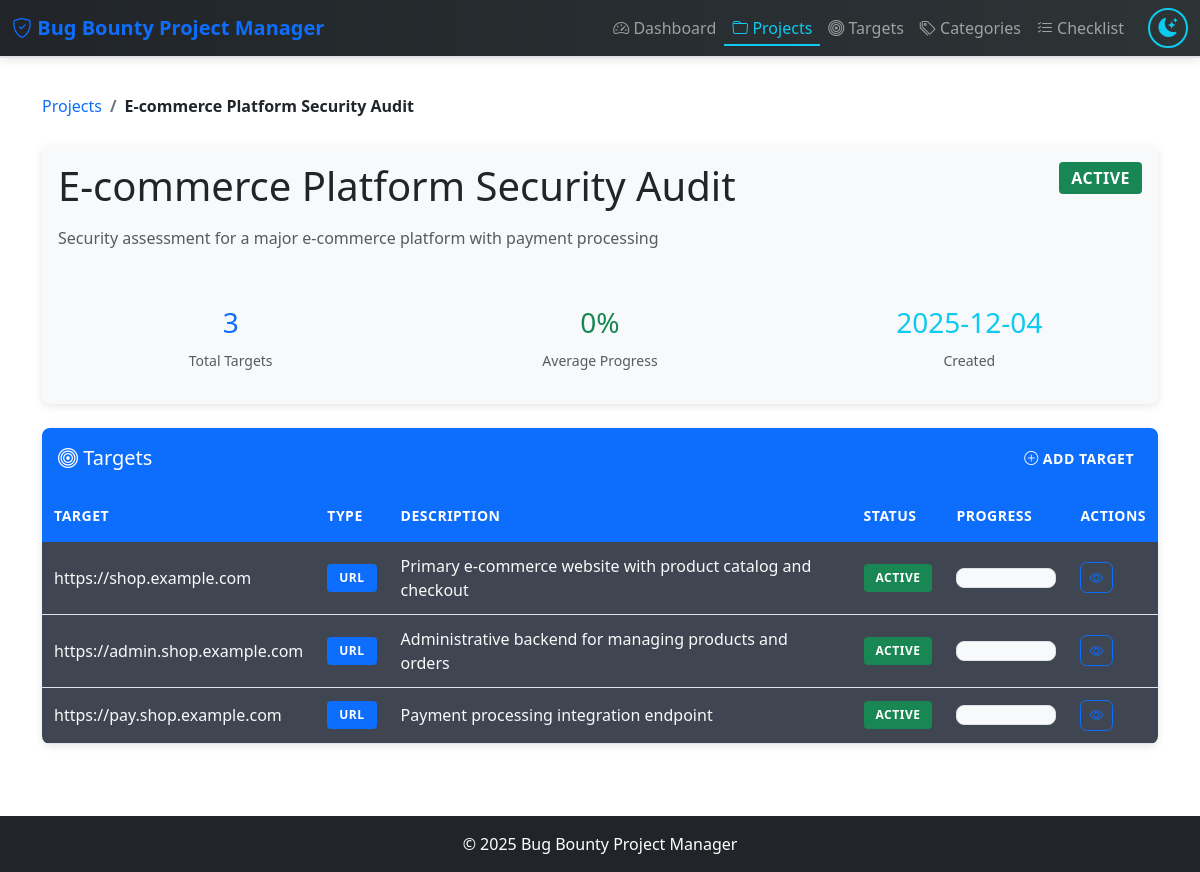
/projects/1, run on the app's committed database.
### tables this page shows
CREATE TABLE IF NOT EXISTS projects (
    id INT AUTO_INCREMENT PRIMARY KEY,
    name VARCHAR(255) NOT NULL,
    description TEXT,
    status VARCHAR(50) DEFAULT 'active',
    created_at TIMESTAMP DEFAULT CURRENT_TIMESTAMP,
    updated_at TIMESTAMP DEFAULT CURRENT_TIMESTAMP ON UPDATE CURRENT_TIMESTAMP
);

CREATE TABLE IF NOT EXISTS targets (
    id INT AUTO_INCREMENT PRIMARY KEY,
    project_id INT NOT NULL,
    name VARCHAR(255) NOT NULL,
    target VARCHAR(500),
    target_type ENUM('url', 'ip', 'domain') DEFAULT 'url',
    description TEXT,
    status VARCHAR(50) DEFAULT 'active',
    progress DECIMAL(5,2) DEFAULT 0.00,
    notes TEXT,
    aggregated_notes TEXT,
    created_at TIMESTAMP DEFAULT CURRENT_TIMESTAMP,
    updated_at TIMESTAMP DEFAULT CURRENT_TIMESTAMP ON UPDATE CURRENT_TIMESTAMP,
    FOREIGN KEY (project_id) REFERENCES projects(id) ON DELETE CASCADE
);

### app/Controllers/ProjectController.php (called while the page is built, shortened)
<?php
class ProjectController extends Controller
{
    private Project $model;
    public function __construct()
    {
        $this->model = new Project();
    }
    public function show(int $id): void
    {
        $project = $this->model->getWithTargets($id);
        $this->view('projects.show', ['project' => $project]);
    }
}

### app/Core/Router.php (called while the page is built, shortened)
<?php
class Router
{
    private array $routes = [];
    private string $basePath = '';
    public function __construct(string $basePath = '')
    {
        $this->basePath = rtrim($basePath, '/');
    }
    private function addRoute(string $method, string $path, callable|array $handler): void
    {
        $path = $this->basePath . $path;
        $this->routes[] = [
            'method' => $method,
            'path' => $path,
            'handler' => $handler,
            'pattern' => $this->compileRoute($path)
        ];
    }
    private function compileRoute(string $path): string
    {
        $pattern = preg_replace('/\{([a-zA-Z_][a-zA-Z0-9_]*)\}/', '(?P<$1>[^/]+)', $path);
        return '#^' . $pattern . '$#';
    }
    public function dispatch(string $method, string $uri): mixed
    {
        $uri = strtok($uri, '?');
        $uri = rtrim($uri, '/') ?: '/';
        foreach ($this->routes as $route) {
            if (preg_match($route['pattern'], $uri, $matches)) {
                $params = array_filter($matches, 'is_string', ARRAY_FILTER_USE_KEY);
                return $this->callHandler($route['handler'], $params);
            }
        }
        return $this->notFound();
    }
    private function callHandler(callable|array $handler, array $params): mixed
    {
        if (is_array($handler)) {
            [$controller, $method] = $handler;
            $controller = new $controller();
            return $controller->$method(...array_values($params));
        }
        return $handler(...array_values($params));
    }
}

### public/index.php (called while the page is built, shortened)
<?php
$router = new \App\Core\Router();
$method = $_SERVER['REQUEST_METHOD'];
$uri = parse_url($_SERVER['REQUEST_URI'], PHP_URL_PATH);
try {
    $result = $router->dispatch($method, $uri);
} catch (\Exception $e) {
    http_response_code(500);
    if ($_SERVER['HTTP_ACCEPT'] === 'application/json' || str_starts_with($uri, '/api/')) {
        header('Content-Type: application/json');
        echo json_encode(['error' => $e->getMessage()]);
    } else {
        echo "Error: " . $e->getMessage();
    }
}

### config/database.php (called while the page is built)
<?php
return [
    'host' => getenv('DB_HOST') ?: 'db',
    'port' => getenv('DB_PORT') ?: '3306',
    'database' => getenv('DB_NAME') ?: 'bbpm_db',
    'username' => getenv('DB_USER') ?: 'bbpm_user',
    'password' => getenv('DB_PASS') ?: 'bbpm_password',
    'charset' => 'utf8mb4',
    'options' => [
        PDO::ATTR_ERRMODE => PDO::ERRMODE_EXCEPTION,
        PDO::ATTR_DEFAULT_FETCH_MODE => PDO::FETCH_ASSOC,
        PDO::ATTR_EMULATE_PREPARES => false,
        PDO::MYSQL_ATTR_INIT_COMMAND => 'SET NAMES utf8mb4 COLLATE utf8mb4_unicode_ci'
    ]
];

### app/Core/Database.php (called while the page is built, shortened)
<?php
class Database
{
    private static ?PDO $instance = null;
    public static function getInstance(): PDO
    {
        if (self::$instance === null) {
            $config = require __DIR__ . '/../../config/database.php';
            $dsn = sprintf(
                'mysql:host=%s;port=%s;dbname=%s;charset=%s',
                $config['host'],
                $config['port'],
                $config['database'],
                $config['charset']
            );
            try {
                self::$instance = new PDO(
                    $dsn,
                    $config['username'],
                    $config['password'],
                    $config['options']
                );
            } catch (PDOException $e) {
                throw new PDOException('Database connection failed: ' . $e->getMessage());
            }
        }
        return self::$instance;
    }
}

### app/Models/Project.php (called while the page is built, shortened)
<?php
class Project extends Model
{
    public function getWithTargets(int $id): ?array
    {
        $sql = "
            SELECT p.*,
                   COUNT(t.id) as target_count,
                   AVG(t.progress) as avg_progress
            FROM projects p
            LEFT JOIN targets t ON p.id = t.project_id
            WHERE p.id = ?
            GROUP BY p.id
        ";
        $stmt = $this->query($sql, [$id]);
        $project = $stmt->fetch();
        $sql = "SELECT * FROM targets WHERE project_id = ? ORDER BY created_at DESC";
        $stmt = $this->query($sql, [$id]);
        $project['targets'] = $stmt->fetchAll();
        return $project;
    }
}

### app/Core/Model.php (called while the page is built, shortened)
<?php
abstract class Model
{
    protected PDO $db;
    public function __construct()
    {
        $this->db = Database::getInstance();
    }
    public function query(string $sql, array $params = []): \PDOStatement
    {
        $stmt = $this->db->prepare($sql);
        $stmt->execute($params);
        return $stmt;
    }
}

### app/Views/projects/show.php (the view, shortened to what this page needs)
<div class="container">
    <nav aria-label="breadcrumb">
        <ol class="breadcrumb">
            <li class="breadcrumb-item"><a href="/projects">Projects</a></li>
            <li class="breadcrumb-item active"><?= htmlspecialchars($project['name']) ?></li>
        </ol>
    </nav>
    <div class="card mb-4">
        <div class="card-body">
            <div class="d-flex justify-content-between align-items-start">
                <div>
                    <h1 class="mb-3"><?= htmlspecialchars($project['name']) ?></h1>
                    <p class="text-muted"><?= htmlspecialchars($project['description'] ?? '') ?></p>
                </div>
                <span class="badge bg-<?= $project['status'] === 'active' ? 'success' : 'secondary' ?> fs-6">
                    <?= htmlspecialchars($project['status'] ?? 'active') ?>
                </span>
            </div>
            <div class="row mt-4">
                <div class="col-md-4">
                    <div class="text-center p-3 bg-light rounded">
                        <h3 class="text-primary"><?= $project['target_count'] ?? 0 ?></h3>
                        <small class="text-muted">Total Targets</small>
                    </div>
                </div>
                <div class="col-md-4">
                    <div class="text-center p-3 bg-light rounded">
                        <h3 class="text-success"><?= round($project['avg_progress'] ?? 0) ?>%</h3>
                        <small class="text-muted">Average Progress</small>
                    </div>
                </div>
                <div class="col-md-4">
                    <div class="text-center p-3 bg-light rounded">
                        <h3 class="text-info"><?= date('Y-m-d', strtotime($project['created_at'])) ?></h3>
                        <small class="text-muted">Created</small>
                    </div>
                </div>
            </div>
        </div>
    </div>
    <div class="card">
        <div class="card-header d-flex justify-content-between align-items-center">
            <h5 class="mb-0"><i class="bi bi-bullseye"></i> Targets</h5>
            <button class="btn btn-sm btn-primary" data-bs-toggle="modal" data-bs-target="#createTargetModal">
                <i class="bi bi-plus-circle"></i> Add Target
            </button>
        </div>
        <div class="card-body p-0">
            <?php if (empty($project['targets'])): ?>
                <p class="text-muted p-3">No targets yet. Add your first target!</p>
            <?php else: ?>
                <div class="table-responsive">
                    <table class="table table-hover mb-0">
                        <thead>
                            <tr>
                                <th>Target</th>
                                <th>Type</th>
                                <th>Description</th>
                                <th>Status</th>
                                <th>Progress</th>
                                <th class="actions-cell">Actions</th>
                            </tr>
                        </thead>
                        <tbody>
                            <?php foreach ($project['targets'] as $target): ?>
                                <tr class="clickable-row" onclick="window.location.href='/targets/<?= $target['id'] ?>';" style="cursor: pointer;">
                                    <td>
                                        <?php if ($target['target_type'] === 'url'): ?>
                                            <a href="<?= htmlspecialchars($target['target']) ?>" target="_blank" onclick="event.stopPropagation();"><?= htmlspecialchars($target['target']) ?></a>
                                        <?php else: ?>
                                            <?= htmlspecialchars($target['target']) ?>
                                        <?php endif; ?>
                                    </td>
                                    <td>
                                        <span class="badge bg-<?= $target['target_type'] === 'url' ? 'primary' : ($target['target_type'] === 'ip' ? 'info' : 'secondary') ?>">
                                            <?= ucfirst(htmlspecialchars($target['target_type'])) ?>
                                        </span>
                                    </td>
                                    <td><?= htmlspecialchars($target['description'] ?? '') ?></td>
                                    <td>
                                        <span class="badge bg-<?= $target['status'] === 'active' ? 'success' : 'secondary' ?>">
                                            <?= htmlspecialchars($target['status'] ?? 'active') ?>
                                        </span>
                                    </td>
                                    <td>
                                        <div class="progress" style="width: 100px; height: 20px;">
                                        </div>
                                    </td>
                                    <td class="actions-cell" onclick="event.stopPropagation();">
                                        <a href="/targets/<?= $target['id'] ?>" class="btn btn-sm btn-outline-primary">
                                            <i class="bi bi-eye"></i>
                                        </a>
                                    </td>
                                </tr>
                            <?php endforeach; ?>
                        </tbody>
                    </table>
                </div>
            <?php endif; ?>
        </div>
    </div>
</div>

### public/assets/css/style.css (style rules this page uses)
:root { --primary: #0d6efd; --secondary: #6c757d; --success: #198754; --danger: #dc3545; --warning: #ffc107; --info: #0dcaf0; --light: #f8f9fa; --dark: #212529; --primary-light: #e7f1ff; --primary-dark: #0a58ca; --success-light: #d1e7dd; --success-dark: #146c43; --danger-light: #f8d7da; --danger-dark: #b02a37; --warning-light: #fff3cd; --warning-dark: #ccab00; --bg-primary: #ffffff; --bg-secondary: #f8f9fa; --text-primary: #212529; --text-secondary: #6c757d; --border-color: #dee2e6; --gradient-primary: linear-gradient(135deg, #0d6efd 0%, #0a58ca 100%); --gradient-success: linear-gradient(135deg, #198754 0%, #146c43 100%); --gradient-danger: linear-gradient(135deg, #dc3545 0%, #b02a37 100%); --transition-base: all 0.15s ease-in-out; }
body { min-height: 100vh; background-color: var(--bg-primary); color: var(--text-primary); transition: var(--transition-base); }
.breadcrumb { background-color: transparent; padding: 0.75rem 0; margin-bottom: 1rem; }
.breadcrumb-item a { color: var(--primary); text-decoration: none; }
.breadcrumb-item.active { color: var(--text-primary); font-weight: 600; }
.breadcrumb-item + .breadcrumb-item::before { color: var(--text-secondary); }
.card { border: none; background-color: var(--bg-secondary); color: var(--text-primary); box-shadow: 0 2px 8px rgba(0, 0, 0, 0.1); transition: var(--transition-base); border-radius: 0.5rem; overflow: hidden; }
.card-header { background: var(--primary); color: white; border: none; font-weight: 600; padding: 1rem; }
.table { color: var(--text-primary); border-color: var(--border-color); margin-bottom: 0; }
.table thead th { background: var(--primary); color: white; border: none; font-weight: 600; text-transform: uppercase; font-size: 0.875rem; letter-spacing: 0.5px; padding: 1rem 0.75rem; vertical-align: middle; }
.table tbody td { padding: 0.75rem; vertical-align: middle; background-color: #3f4651; color: #f8f9fa; }
.table-hover tbody tr { transition: var(--transition-base); cursor: pointer; }
.table tbody tr.clickable td:not(.actions-cell), .table tbody tr.clickable-row td:not(.actions-cell) { cursor: pointer; }
.table tbody tr.clickable td:not(.actions-cell) a, .table tbody tr.clickable-row td:not(.actions-cell) a { color: inherit; text-decoration: none; }
.btn { transition: var(--transition-base); font-weight: 600; border-radius: 0.4rem; text-transform: uppercase; font-size: 0.875rem; letter-spacing: 0.5px; }
.btn-primary { background: var(--primary); border: none; }
.btn-outline-primary { color: var(--primary); border-color: var(--primary); }
.badge { font-weight: 600; padding: 0.5rem 0.75rem; border-radius: 0.25rem; text-transform: uppercase; font-size: 0.75rem; letter-spacing: 0.5px; }
.progress { height: 1.5rem; font-size: 0.875rem; background-color: var(--bg-secondary); border-radius: 0.5rem; overflow: hidden; border: 1px solid var(--border-color); }
* { transition: background-color 0.3s ease, color 0.3s ease, border-color 0.3s ease; }

### data on the page
projects: name "E-commerce Platform Security Audit", description "Security assessment for a major e-commerce platform with payment processing", status "ACTIVE", created_at "2025-12-04"
targets: target "https://shop.example.com", target_type "URL", description "Primary e-commerce website with product catalog and checkout", status "ACTIVE"
targets: target "https://admin.shop.example.com", target_type "URL", description "Administrative backend for managing products and orders", status "ACTIVE"
targets: target "https://pay.shop.example.com", target_type "URL", description "Payment processing integration endpoint", status "ACTIVE"

### other printed values
$project['target_count'] "3"
$project['avg_progress'] "0"
